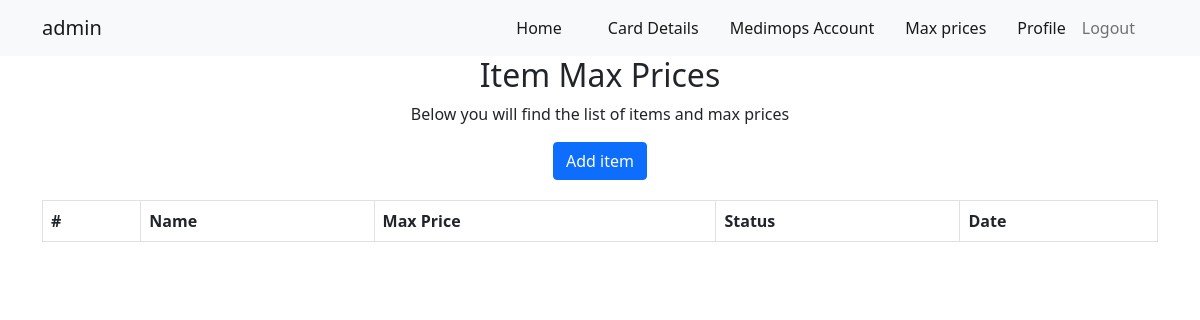
Before: /item-max-prices/ (signed in) with the older database file.
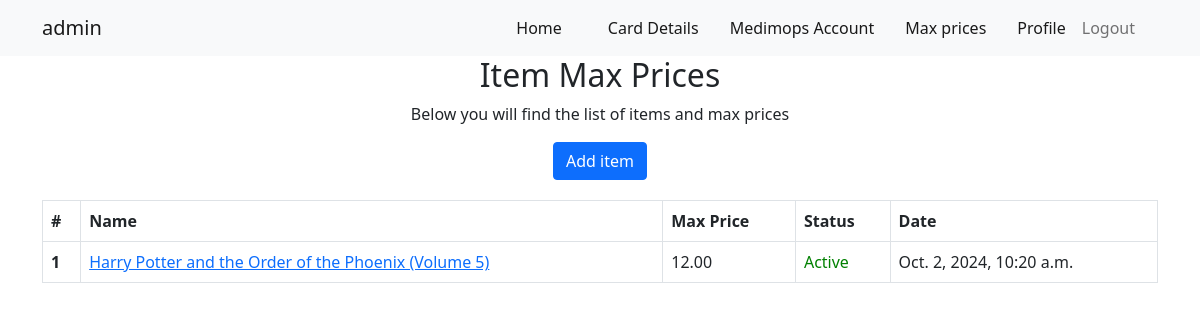
After: the same page with the newer database file.
### Core/models.py (models this page shows)
class ProductMaxPrice(models.Model):
    item_name = models.CharField(max_length=255)
    max_price = models.DecimalField(max_digits=10, decimal_places=2, default=0)
    status = models.BooleanField(default=False)
    date = models.DateTimeField(auto_now_add=True, null=True, blank=True)

### Core/views.py (the view)
# urls.py: path('item-max-prices/', views.ProductsMaxPrice, name='product-max-price'),
@login_required
def ProductsMaxPrice(request):
    product_max_prices = ProductMaxPrice.objects.all().order_by('-date')
    context = {
        "max_prices": product_max_prices
    }
    return render(request, 'max-prices.html', context)

### templates/max-prices.html
{% extends 'base.html' %}
{% block content %}
<div class="description-text">
  <h2>Item Max Prices</h2>
  <p>Below you will find the list of items and max prices</p>
  <button type="button" class="btn btn-primary" onclick="window.location.href = {% url 'add-max-price-item' %} ">Add item</button>
</div>
<div class="container full-height d-flex justify-content-center ">
  <div class="scrollable-table">
      <table class="table table-bordered">
          <thead>
          <tr>
                <th scope="col">#</th>
                <th scope="col">Name</th>
                <th scope="col">Max Price</th>
                <th scope="col">Status</th>
                <th scope="col">Date</th>
          </tr>
          </thead>
          <tbody>
          {% for i in max_prices %}
            <tr>
                <th scope="row">{{forloop.counter}}</th>
                <td> <a href="{% url 'update-max-price-item' i.id %}">{{i.item_name}}</a> </td>
                <td>{{i.max_price}}</td>
                {% if i.status %}
                  <td style="color: green;">Active</td>
                {% else %}
                  <td style="color: firebrick;">Inactive</td>
                {% endif %}
                <td>{{i.date}}</td>
            </tr>
          {% endfor %}
          </tbody>
      </table>
  </div>
</div>
{% endblock content %}

### templates/base.html (shortened to what this page needs)
<!DOCTYPE html>
<html lang="en">
<head>
    {% load static %}
    <link rel="stylesheet" href="{% static 'style.css' %}">
    <link href="https://cdn.jsdelivr.net/npm/bootstrap@5.0.2/dist/css/bootstrap.min.css" rel="stylesheet">
</head>
<body>
    <nav class="navbar navbar-expand-lg navbar-light bg-light">
        <div class="container">
            <a class="navbar-brand" href="{% url 'home' %}">{{request.user}}</a>
            <div class="collapse navbar-collapse" id="navbarSupportedContent">
                <ul class="navbar-nav ms-auto mb-2 mb-lg-0">
                  <li class="nav-item">
                    <a class="nav-link active" aria-current="page" href="{% url 'home' %}">Home</a>
                  </li>
                    <a class="nav-link active" href="{% url 'card' %}">Card Details</a>
                    <a class="nav-link active" href="{% url 'account' %}">Medimops Account</a>
                    <a class="nav-link active" href="{% url 'product-max-price' %}">Max prices</a>
                    <a class="nav-link active" href="{% url 'profile' %}">Profile</a>
                  <li class="nav-item">
                    <a class="nav-link" href="{% url 'logout' %}">Logout</a>
                  </li>
                </ul>
            </div>
        </div>
    </nav>
    {% block content %}
    {% endblock content %}
</body>
</html>

### static/style.css (style rules this page uses)
.nav-item { margin-right: 15px; }
.full-height { height: 100vh; }
.scrollable-table { max-height: 500px; overflow-y: auto; width: 100%; }
.description-text { text-align: center; margin-bottom: 20px; }

Changed rows visible on the page:
added ProductMaxPrice: item_name "Harry Potter and the Order of the Phoenix (Volume 5)", max_price "12.00", status "Active", date "Oct. 2, 2024, 10:20 a.m."
